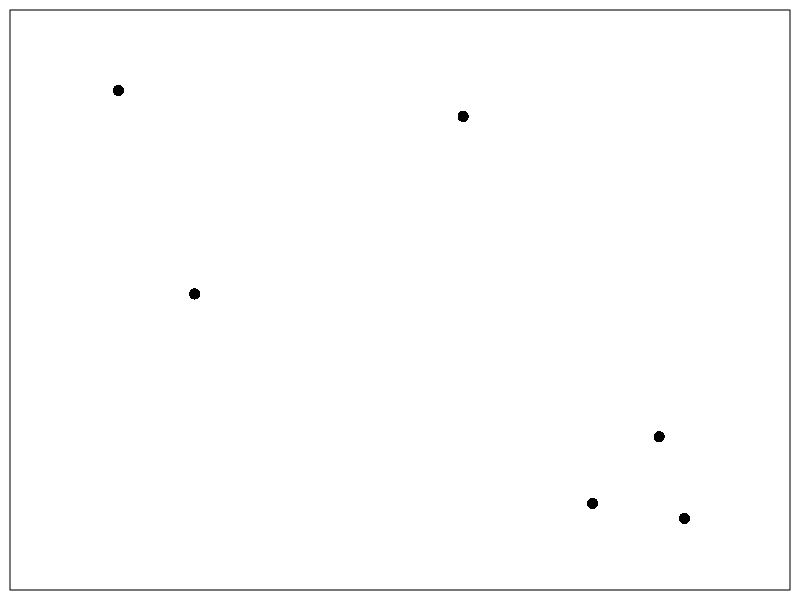
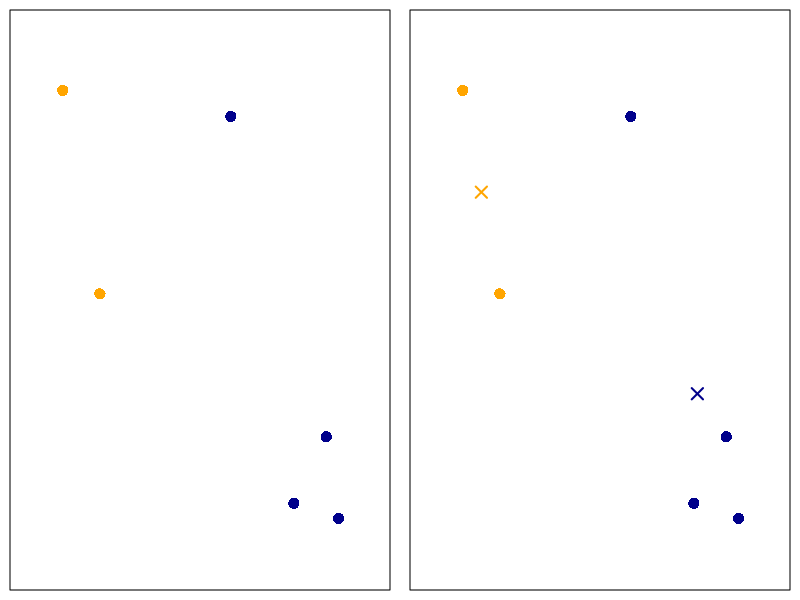
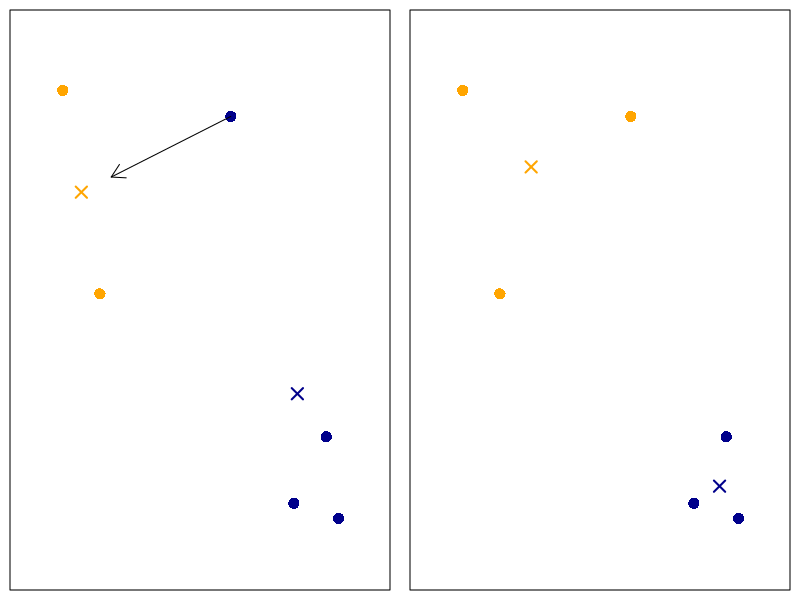
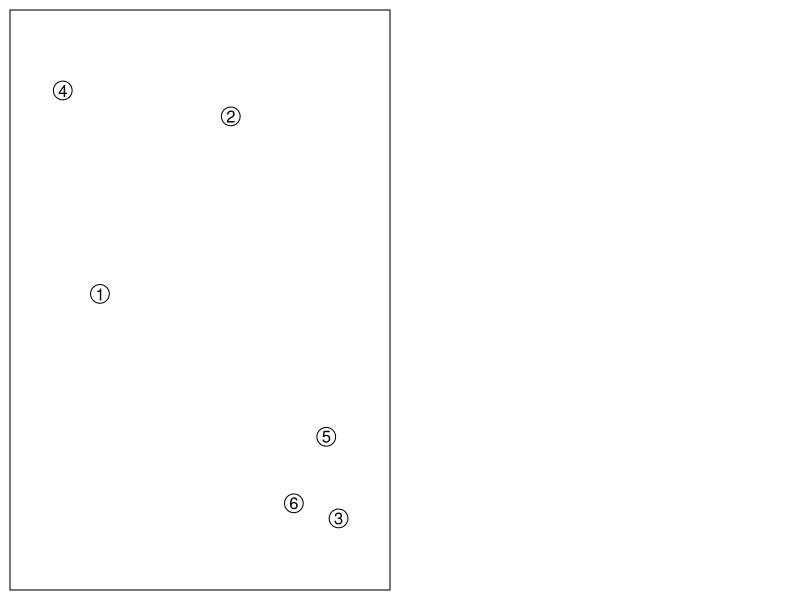
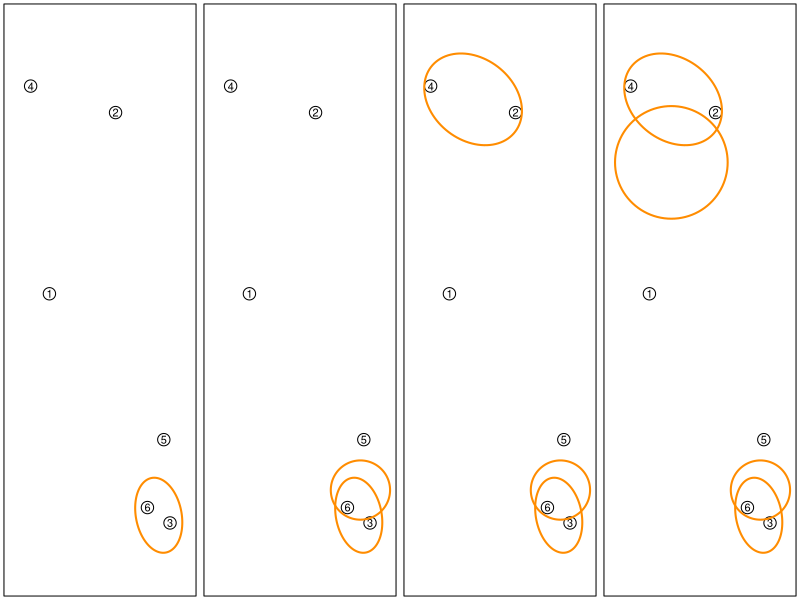
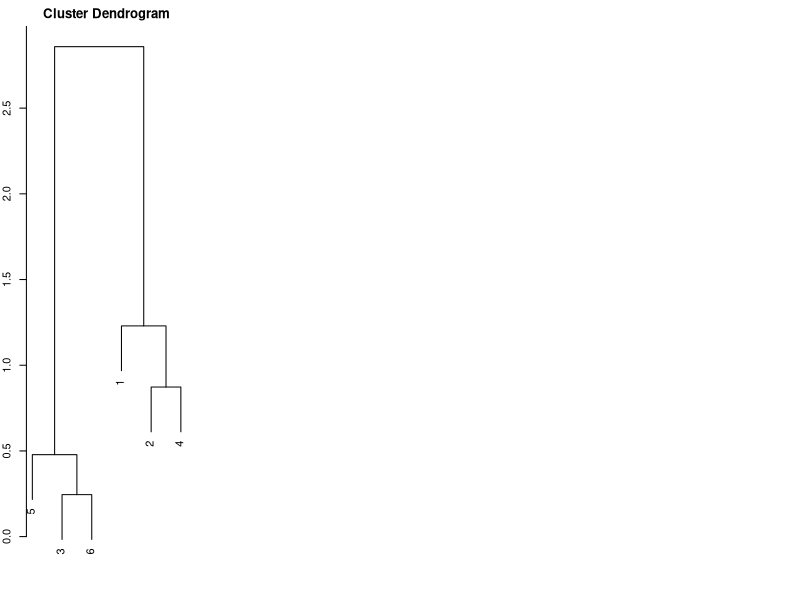

Here is the R script that generated these plots, in order: (Note: this script raises an error after producing the figures.)
## ---- chunk 1
    set.seed(3)
    x = replicate(2, rnorm(6))
    par(mar=rep(0.5, 4))
    plot(x[,1], x[, 2], xaxt = 'n', yaxt = 'n', cex = 1.5, xlim = c(-1.35, 0.45), ylim = c(-1.51, 1.61), pch = 16)
## ---- chunk 2
    par(mfrow=c(1,2))
    par(mar=rep(0.5, 4))
    set.seed(3)
    C = sample(1:2, 6, replace = TRUE)
    plot(x[,1], x[, 2], xaxt = 'n', yaxt = 'n', cex = 1.5, xlim = c(-1.35, 0.45), ylim = c(-1.51, 1.61), pch = 16, col = c("orange", "darkblue")[C])
    
    par(mar=rep(0.5, 4))
    plot(x[,1], x[, 2], xaxt = 'n', yaxt = 'n', cex = 1.5, xlim = c(-1.35, 0.45), ylim = c(-1.51, 1.61), pch = 16, col = c("orange", "darkblue")[C])
    m1 = colMeans(x[C==1, ])
    m2 = colMeans(x[C==2, ])
    points(m1[1], m1[2], col = "orange", pch = 4, cex = 1.5, lwd = 2)
    points(m2[1], m2[2], col = "darkblue", pch = 4, cex = 1.5, lwd = 2)
## ---- chunk 3
    par(mfrow=c(1,2))
    par(mar=rep(0.5, 4))
    plot(x[,1], x[, 2], xaxt = 'n', yaxt = 'n', cex = 1.5, xlim = c(-1.35, 0.45), ylim = c(-1.51, 1.61), pch = 16, col = c("orange", "darkblue")[C])
    points(m1[1], m1[2], col = "orange", pch = 4, cex = 1.5, lwd = 2)
    points(m2[1], m2[2], col = "darkblue", pch = 4, cex = 1.5, lwd = 2)
    arrows(x[2, 1], x[2, 2], -0.9041313, 0.7644366, length = 0.15)
    
    par(mar=rep(0.5, 4))
    C[2] = 1
    plot(x[,1], x[, 2], xaxt = 'n', yaxt = 'n', cex = 1.5, xlim = c(-1.35, 0.45), ylim = c(-1.51, 1.61), pch = 16, col = c("orange", "darkblue")[C])
    m1 = colMeans(x[C==1, ])
    m2 = colMeans(x[C==2, ])
    points(m1[1], m1[2], col = "orange", pch = 4, cex = 1.5, lwd = 2)
    points(m2[1], m2[2], col = "darkblue", pch = 4, cex = 1.5, lwd = 2)
## ---- chunk 4
    # some random data
    set.seed(1)
    mat = matrix(rnorm(1000), 50, 20)
    
    # if we use only one starting point
    kmeans(mat, centers = 3, nstart = 1)$tot.withinss
    
    # if we use multiple starting points and pick the best one
    kmeans(mat, centers = 3, nstart = 100)$tot.withinss
## ---- chunk 5
    set.seed(3)
    x = replicate(2, rnorm(6))
    par(mar=rep(0.5, 4))
    plot(x[,1], x[, 2], xaxt = 'n', yaxt = 'n', cex = 2.5, xlim = c(-1.35, 0.45), ylim = c(-1.51, 1.61))
    text(x[,1], x[, 2], c(1:6))
## ---- chunk 6
    library(plotrix)

    par(mfrow=c(1,4))
    par(mar=rep(0.3, 4))
    plot(x[,1], x[, 2], xaxt = 'n', yaxt = 'n', cex = 2.5, xlim = c(-1.35, 0.45), ylim = c(-1.51, 1.61))
    text(x[,1], x[, 2], c(1:6), lwd =2)
    draw.ellipse(0.1444561, -1.1750380, a = 0.2, b = 0.25, angle = 60, border = "darkorange", lwd = 2)
    
    par(mar=rep(0.3, 4))
    plot(x[,1], x[, 2], xaxt = 'n', yaxt = 'n', cex = 2.5, xlim = c(-1.35, 0.45), ylim = c(-1.51, 1.61))
    text(x[,1], x[, 2], c(1:6), lwd =2)
    draw.ellipse(0.1444561, -1.1750380, a = 0.2, b = 0.25, angle = 60, border = "darkorange", lwd = 2)
    draw.circle(0.161565, -1.031619, 0.3, border = "darkorange", lwd = 2)
    
    par(mar=rep(0.3, 4))
    plot(x[,1], x[, 2], xaxt = 'n', yaxt = 'n', cex = 2.5, xlim = c(-1.35, 0.45), ylim = c(-1.51, 1.61))
    text(x[,1], x[, 2], c(1:6), lwd =2)
    draw.ellipse(0.1444561, -1.1750380, a = 0.2, b = 0.25, angle = 60, border = "darkorange", lwd = 2)
    draw.circle(0.161565, -1.031619, 0.3, border = "darkorange", lwd = 2)    
    draw.ellipse(-0.7223288, 1.1919895, a = 0.5, b = 0.25, angle = 170, border = "darkorange", lwd = 2)

    par(mar=rep(0.3, 4))
    plot(x[,1], x[, 2], xaxt = 'n', yaxt = 'n', cex = 2.5, xlim = c(-1.35, 0.45), ylim = c(-1.51, 1.61))
    text(x[,1], x[, 2], c(1:6), lwd =2)
    draw.ellipse(0.1444561, -1.1750380, a = 0.2, b = 0.25, angle = 60, border = "darkorange", lwd = 2)
    draw.circle(0.161565, -1.031619, 0.3, border = "darkorange", lwd = 2)   
    draw.ellipse(-0.7223288, 1.1919895, a = 0.5, b = 0.25, angle = 170, border = "darkorange", lwd = 2)    
    draw.circle(-0.74, 0.8331322, 0.57, border = "darkorange", lwd = 2)
## ---- chunk 7
    # the Euclidean distance can be computed using dist()
    as.matrix(dist(x))
## ---- chunk 8
    # the Euclidean distance can be computed using dist()
    as.matrix(dist(x))

    # pass the distance matrix to hclust()
    # we use a complete link function
    hcfit <- hclust(dist(x), method = "complete")
    par(mar=c(2, 2, 2, 1))
    plot(hcfit)
## ---- chunk 9
knitr::include_graphics("images/week13/som1.png")
## ---- chunk 10
knitr::include_graphics("images/week13/som2.png")
## ---- chunk 11
knitr::include_graphics("images/week13/som3.png")
## ---- chunk 12
  set.seed(1)
  n = 50
  x = c(rnorm(n, 0, 0.2), rnorm(n, 2, 0.2), rnorm(n, 4, 0.2), rnorm(n, 6, 0.2))
  hist(x, breaks = 100)
## ---- chunk 13
  # construct the adjacency matrix
  W = as.matrix(exp(-dist(as.matrix(x))^2 / 4))
  heatmap(W, Rowv = NA, Colv=NA, symm = TRUE, revC = TRUE)
  
  # compute the degree of each vertex
  d = colSums(W)
  
  # the laplacian matrix
  L = diag(d) - W
  
  # eigen decomposition
  f = eigen(L, symmetric = TRUE)
  
  # plot the eigen values 
  # we need the smallest ones
  plot(rev(f$values)[1:20], pch = 19, ylab = "eigen-values", col = c(rep("red", 4), rep("blue", 196)))
  
## ---- chunk 14
  # plot the last four eigen vectors
  par(mfrow=c(1,4))
  plot(f$vectors[, 200], type = "l", ylab = "eigenvector", ylim = c(-0.15, 0.15))
  plot(f$vectors[, 199], type = "l", ylab = "eigenvector", ylim = c(-0.15, 0.15))
  plot(f$vectors[, 198], type = "l", ylab = "eigenvector", ylim = c(-0.15, 0.15))
  plot(f$vectors[, 197], type = "l", ylab = "eigenvector", ylim = c(-0.15, 0.15))
## ---- chunk 15
  library(FNN)
  nn = get.knn(x, k=10)
  W = matrix(0, 200, 200)
  for (i in 1:200)
    W[i, nn$nn.index[i, ]] = 1
  
  # W is not necessarily symmetric
  W = pmax(W, t(W))
  
  heatmap(W, Rowv = NA, Colv=NA, symm = TRUE, revC = TRUE)
## ---- chunk 16
  # compute the degree of each vertex
  d = colSums(W)
  
  # the laplacian matrix
  L = diag(200) - diag(1/sqrt(d)) %*% W %*% diag(1/sqrt(d))
  
  # eigen decomposition
  f = eigen(L, symmetric = TRUE)
  
  # plot the eigen values 
  # we need the smallest ones
  plot(rev(f$values)[1:20], pch = 19, ylab = "eigen-values", col = c(rep("red", 4), rep("blue", 196)))
## ---- chunk 17
  # plot the last four eigen vectors
  par(mfrow=c(1,4))
  plot(f$vectors[, 200], type = "l", ylab = "eigenvector", ylim = c(-0.15, 0.15))
  plot(f$vectors[, 199], type = "l", ylab = "eigenvector", ylim = c(-0.15, 0.15))
  plot(f$vectors[, 198], type = "l", ylab = "eigenvector", ylim = c(-0.15, 0.15))
  plot(f$vectors[, 197], type = "l", ylab = "eigenvector", ylim = c(-0.15, 0.15))
## ---- chunk 18
  cl = kmeans(f$vectors[, 197:200], centers = 4, nstart = 100)
  plot(x, cl$cluster, ylab = "Cluster", col = cl$cluster, pch = 3)
